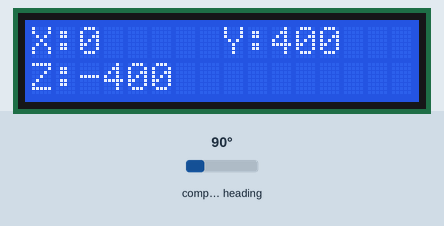
Simulated run of this sketch. Board: Arduino Uno, built with avr-gcc and run on an emulated ATmega328P. Parts: 16×2 character LCD. Wiring (inferred from the names in the program): HMC5883L compass at I2C address 0x1E. Inputs (shaded band) come from the test bench; at power-on: compass heading 90°. What the sketch prints to the serial monitor is not drawn.

Above: at 1.2 s.
1.3 s: compass heading set to 7°
At 3.2 s:
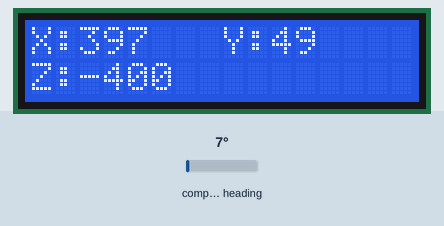
3.5 s: compass heading set to 180°
At 4.4 s:
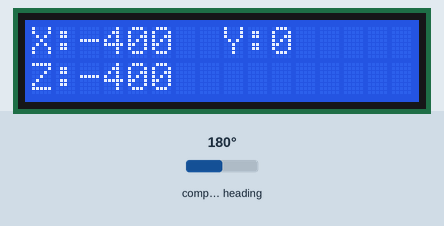
5.5 s: compass heading set to 269°
At 6.4 s:
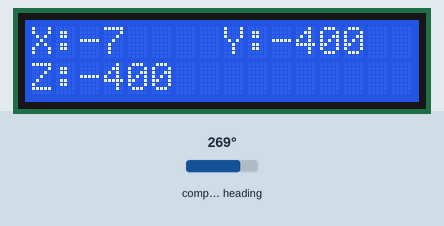
Timing chart, 0 to 8.5 s (numbered marks = the images above; inputs shaded):
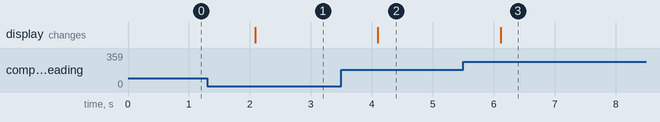

Measured:
- after the input at 1.3 s, the display: changes after 0.79 s (image 1)
- after the input at 3.5 s, the display: changes after 0.60 s (image 2)
- after the input at 5.5 s, the display: changes after 0.61 s (image 3)

The sketch:

HMC5833L.ino
```cpp
#include <Wire.h> //I2C Arduino Library
#include <LiquidCrystal.h> //LCD Library
#define addr 0x1E //I2C Address for The HMC5883

LiquidCrystal lcd(12, 11, 5, 4, 3, 2);
void setup(){

  Serial.begin(9600);
  lcd.begin(16, 2);
  Serial.print("HMC5833L COMPASS SENSOR BEGIN");
  Serial.println();
  Wire.begin();


  Wire.beginTransmission(addr); //start talking
  Wire.write(0x02); // Set the Register
  Wire.write(0x00); // Tell the HMC5883 to Continuously Measure
  Wire.endTransmission();
}


void loop(){

  int x,y,z; //triple axis data

  //Tell the HMC what regist to begin writing data into
  Wire.beginTransmission(addr);
  Wire.write(0x03); //start with register 3.
  Wire.endTransmission();


 //Read the data.. 2 bytes for each axis.. 6 total bytes
  Wire.requestFrom(addr, 6);
  if(6<=Wire.available()){
    x = Wire.read()<<8; //MSB  x
    x |= Wire.read(); //LSB  x
    z = Wire.read()<<8; //MSB  z
    z |= Wire.read(); //LSB z
    y = Wire.read()<<8; //MSB y
    y |= Wire.read(); //LSB y
  }

  // Show Values
  lcd.clear();
  lcd.print("X:");
  lcd.setCursor(2, 0);
  lcd.print(x);
  lcd.setCursor(8, 0);
  lcd.print("Y:");
  lcd.setCursor(10, 0);
  lcd.print(y);
  lcd.setCursor(0, 1);
  lcd.print("Z: ");
  lcd.setCursor(2, 1);
  lcd.print(z);

  Serial.print("X Value: ");
  Serial.println(x);
  Serial.print("Y Value: ");
  Serial.println(y);
  Serial.print("Z Value: ");
  Serial.println(z);
  Serial.println();

  delay(1000);
}
```
